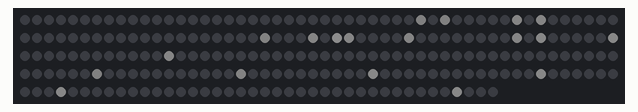
This sketch was run on a simulated Arduino Uno, built with avr-gcc and run on an emulated ATmega328P. Shown: 240 RGB LEDs in strip order, left to right, continuing on the next row. Dim RGB values are drawn brighter than linear; random numbers use the default seed unless the sketch sets one.

Above: at 0.19 s.
At 4.94 s:
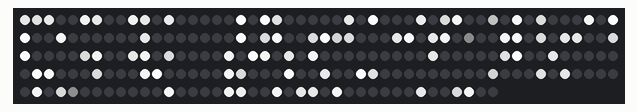
At 10.08 s:
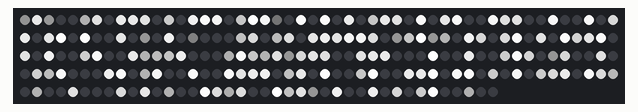
At 19.71 s:
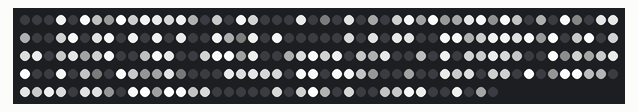
At 29.67 s:
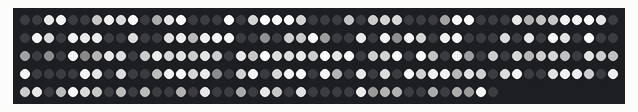
At 39.59 s:
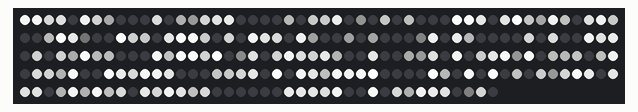

The sketch:

WhiteSparkles.ino
```cpp
#include <Adafruit_NeoPixel.h>
#ifdef __AVR__
  #include <avr/power.h>
#endif

#define PIN 6
#define STRIP_LENGTH 240
#define SPARKLES 20

// Parameter 1 = number of pixels in strip
// Parameter 2 = Arduino pin number (most are valid)
// Parameter 3 = pixel type flags, add together as needed:
//   NEO_KHZ800  800 KHz bitstream (most NeoPixel products w/WS2812 LEDs)
//   NEO_KHZ400  400 KHz (classic 'v1' (not v2) FLORA pixels, WS2811 drivers)
//   NEO_GRB     Pixels are wired for GRB bitstream (most NeoPixel products)
//   NEO_RGB     Pixels are wired for RGB bitstream (v1 FLORA pixels, not v2)
//   NEO_RGBW    Pixels are wired for RGBW bitstream (NeoPixel RGBW products)
Adafruit_NeoPixel strip = Adafruit_NeoPixel(STRIP_LENGTH, PIN, NEO_GRB + NEO_KHZ800);

// IMPORTANT: To reduce NeoPixel burnout risk, add 1000 uF capacitor across
// pixel power leads, add 300 - 500 Ohm resistor on first pixel's data input
// and minimize distance between Arduino and first pixel.  Avoid connecting
// on a live circuit...if you must, connect GND first.

uint8_t currentSparkle = 0;
uint8_t sparklerArray[SPARKLES];


void setup() {
  // This is for Trinket 5V 16MHz, you can remove these three lines if you are not using a Trinket
  #if defined (__AVR_ATtiny85__)
    if (F_CPU == 16000000) clock_prescale_set(clock_div_1);
  #endif
  // End of trinket special code

  for(uint16_t i=0; i< sizeof(sparklerArray); i++) {
    sparklerArray[i] = random(0, STRIP_LENGTH-1);
  }

  strip.begin();
  strip.show(); // Initialize all pixels to 'off'
}

void loop() {
  // TODO find a softer light.
  sparkler(strip.Color(128, 128, 128), 10);
}

void sparkler(uint32_t c, uint8_t wait) {
  fade(5);
  brighten(c, 10);
  strip.show();
  delay(wait);
}

void brighten(uint32_t c, uint8_t sparkleSpeed ){
  for(uint16_t i=0; i< sizeof(sparklerArray); i++) {
    uint8_t randomSparkeSpeed = random(ceil(sparkleSpeed/2), sparkleSpeed);
    uint32_t color = strip.getPixelColor(sparklerArray[i]);
    uint8_t r = red(color, 0, 255 - randomSparkeSpeed) + randomSparkeSpeed;
    uint8_t g = green(color, 0, 255 - randomSparkeSpeed) + randomSparkeSpeed;
    uint8_t b = blue(color, 0, 255  - randomSparkeSpeed) + randomSparkeSpeed;
    strip.setPixelColor(sparklerArray[i], r, g, b);
    if (r >= 254 || g >= 254 || b >= 254) {
      sparklerArray[i] = random(0, STRIP_LENGTH-1);
    }
  }
}

void fade(uint8_t fadeAmount) {
  for(uint16_t i=0; i<strip.numPixels(); i++) {
    uint32_t color = strip.getPixelColor(i);

    uint8_t r = red(color, 1, 255);
    uint8_t g = green(color, 1, 255);
    uint8_t b = blue(color, 1, 255);

    uint8_t downR = 1;//ceil((r / 128.0) * fadeAmount);
    uint8_t downG = 1;//ceil((g / 128.0) * fadeAmount);
    uint8_t downB = 1;//ceil((b / 128.0) * fadeAmount);

    boolean inSparklerArray = false;
    for(uint16_t j=0; j< sizeof(sparklerArray); j++) {
      if (sparklerArray[j] == i) {
        inSparklerArray = true;
      }
    }
    if ( !inSparklerArray ) {
      strip.setPixelColor(i, r - downR, g - downG, b - downB);
    }
  }
}

uint8_t red(uint32_t color, uint8_t minimum, uint8_t maximum) {
  return colorPart(16, color, minimum, maximum);
}

uint8_t green(uint32_t color, uint8_t minimum, uint8_t maximum) {
  return colorPart(8, color, minimum, maximum);
}

uint8_t blue(uint32_t color, uint8_t minimum, uint8_t maximum) {
  return colorPart(0, color, minimum, maximum);
}

int8_t colorPart(uint8_t shift, uint32_t color, uint8_t minimum, uint8_t maximum) {
  uint8_t part = (uint8_t)((color >> shift) & 0xff);
  if ( part <= minimum) {
    return minimum;
  }
  if ( part >= maximum) {
    return maximum;
  }
  return part;
}
```
